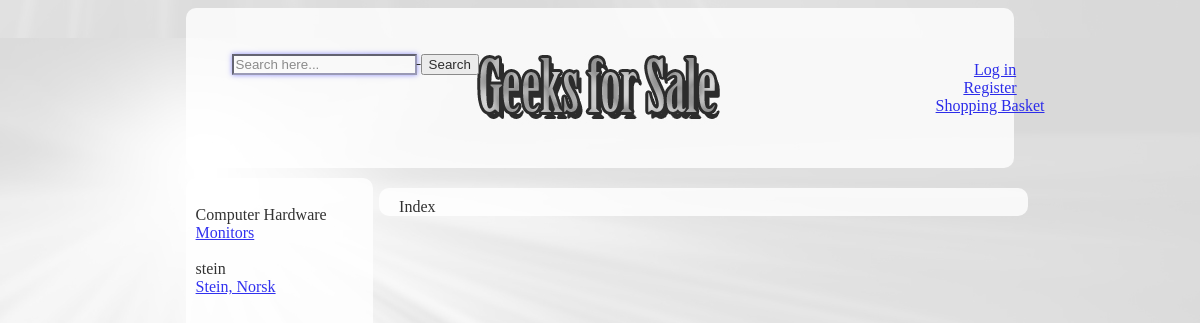
Before: / with the older database file.
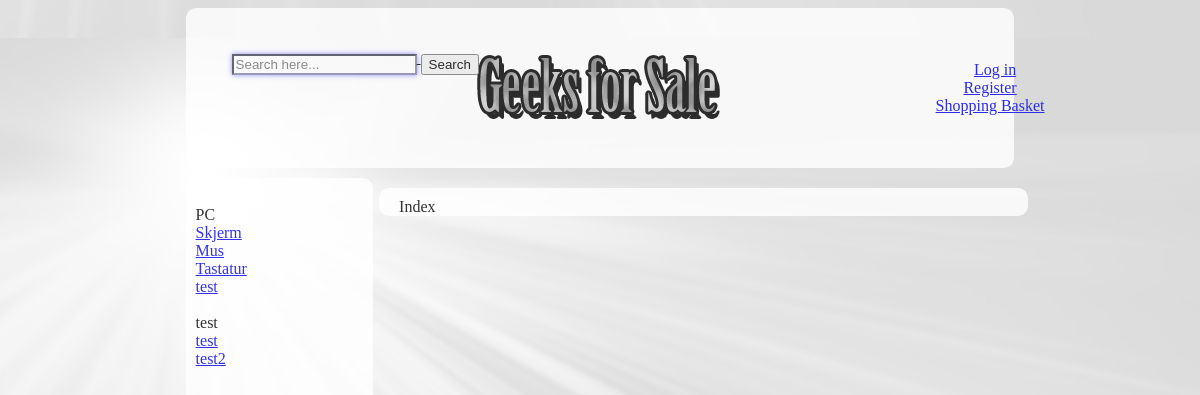
After: the same page with the newer database file.
### tables this page shows
CREATE TABLE IF NOT EXISTS `productcategory` (
  `id` int(10) unsigned NOT NULL AUTO_INCREMENT,
  `categoryName` text NOT NULL,
  PRIMARY KEY (`id`)
);

CREATE TABLE IF NOT EXISTS `subcategory` (
  `id` int(10) unsigned NOT NULL AUTO_INCREMENT,
  `name` text NOT NULL,
  `categoryid` int(11) NOT NULL,
  PRIMARY KEY (`id`),
  KEY `categoryid` (`categoryid`)
);

### menu.php (the view)
<?php
require "db.php";
$sql = "Select * from productcategory";
$sth = $db->prepare($sql);
$sth->execute();
$sth->setFetchMode(PDO::FETCH_ASSOC);
while($row = $sth->fetch()){
	echo "<br>".$row['categoryName']."<br>";
	$sql = "Select * from subcategory where categoryid = ".$row['id'];
	$sth2 = $db->prepare($sql);
	$sth2->execute();
	$sth2->setFetchMode(PDO::FETCH_ASSOC);
	while($rows = $sth2->fetch()){
		echo "<a href=\"productcategory.php?id=".$rows['id']."\">".$rows['name']."</a><br>";
	}
}
?>

Changed rows visible on the page:
changed productcategory (number 1 of 2 on the later page): categoryName "Computer Hardware" → "PC"; gains subcategory (name "Mus")
changed subcategory: name "Monitors" → "Skjerm"
added subcategory: name "Tastatur", shown under productcategory (number 1 of 2 on the later page)
added subcategory: name "test", shown under productcategory (number 1 of 2 on the later page)
changed productcategory: categoryName "stein" → "test"; loses subcategory (name "Stein, Norsk")
added subcategory: name "test", shown under productcategory "test"
added subcategory: name "test2", shown under productcategory "test"
